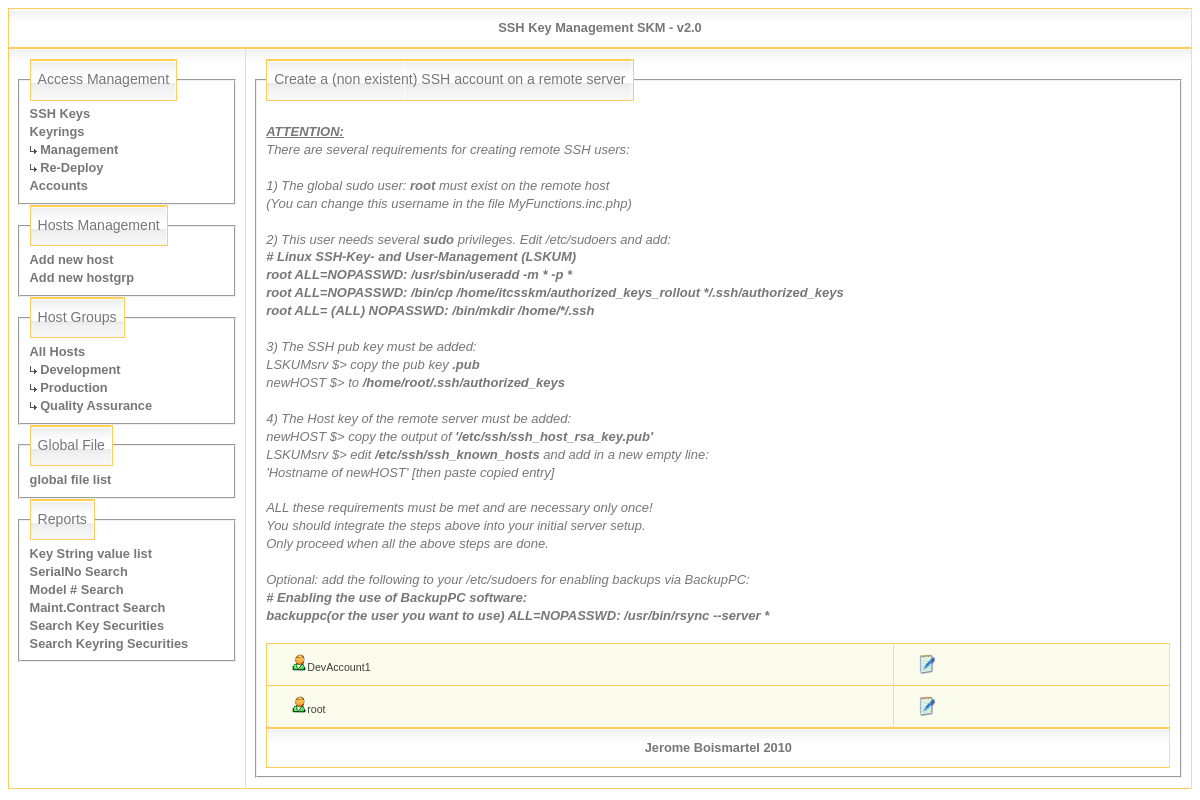
The page /createaccount.php on the database its author committed.
### tables this page shows
CREATE TABLE IF NOT EXISTS `groups` (
  `id` int(11) NOT NULL auto_increment,
  `name` varchar(255) NOT NULL default '',
  PRIMARY KEY  (`id`)
);

CREATE TABLE IF NOT EXISTS `accounts` (
  `id` int(11) NOT NULL auto_increment,
  `name` varchar(20) NOT NULL default '',
  PRIMARY KEY  (`id`)
);

### createaccount.php (the view, shortened to what this page needs)
<?php
include('MyFunctions.inc.php');
$id = $_GET['id'];
if( empty($id) )
{
?>
<html>
<head>
</head>
<body>
<?php start_main_frame(); ?>
<?php start_left_pane(); ?>
<?php display_menu(); ?>
<?php end_left_pane(); ?>
<?php start_right_pane(); ?>
   <fieldset><legend>Create a (non existent) SSH account on a remote server</legend>
   <table class='detail'>
    <?php
    $result = mysql_query( "SELECT * FROM `accounts` ORDER BY `name`" )
                         or die (mysql_error()."<br>Couldn't execute query: $query");
    $nr = mysql_num_rows( $result );
	?>
        <i><font size=2><br>
        <u><b>ATTENTION:</b></u><br>
        There are several requirements for creating remote SSH users:<br>
        <br>
        1) The global sudo user:<b> <? echo $GLOBALS['sudousr']; ?> </b> must exist on the remote host<br>
        (You can change this username in the file MyFunctions.inc.php) <br>
        <br>
        2) This user needs several <b>sudo</b> privileges. Edit /etc/sudoers and add:<br>
	<b>
	# Linux SSH-Key- and User-Management (LSKUM)<br>
	<? echo $GLOBALS['sudousr']; ?>            ALL=NOPASSWD: /usr/sbin/useradd -m * -p *<br>
        <? echo $GLOBALS['sudousr']; ?>            ALL=NOPASSWD: /bin/cp /home/itcsskm/authorized_keys_rollout */.ssh/authorized_keys <br>
	<? echo $GLOBALS['sudousr']; ?>            ALL= (ALL) NOPASSWD: /bin/mkdir /home/*/.ssh <br>
	</b>
        <br>
        3) The SSH pub key must be added:<br>
        LSKUMsrv $> copy the pub key <b> <? echo $sudoident ?>.pub</b><br>
	newHOST $> to <b>/home/<? echo $GLOBALS['sudousr']; ?>/.ssh/authorized_keys</b><br>
        <br>
        4) The Host key of the remote server must be added: <br>
        newHOST $> copy the output of <b>'/etc/ssh/ssh_host_rsa_key.pub'</b><br>
        LSKUMsrv $> edit <b>/etc/ssh/ssh_known_hosts</b> and add in a new empty line:<br>
        'Hostname of newHOST' [then paste copied entry] <br><br>
        ALL these requirements must be met and are necessary only once! <br>
        You should integrate the steps above into your initial server setup.<br>
        Only proceed when all the above steps are done.<br><br>
	Optional: add the following to your /etc/sudoers for enabling backups via BackupPC:<br>
	<b>
	# Enabling the use of BackupPC software: <br>
	backuppc(or the user you want to use)        ALL=NOPASSWD: /usr/bin/rsync --server *
	</b><br><br>
        </i></font>
	<?
    if(empty($nr)) {
      echo("<tr><td class='detail1'>No Account found. You have to create one under \"Accounts\" first</td><td class='detail2'></td></tr>\n");
    }
    else {
      while( $row = mysql_fetch_array( $result ))
      {
        $name = $row["name"];
        echo("<tr>\n");
	echo("  <td class='detail1'><img src='images/mister.gif'>$name</td>\n");
	echo("  <td class='detail1'><a href='decrypt_key.php?action=createaccount_action&name=$name'><img src=\"images/edit.gif\" border=0 alt=\"Edit\"></a></td>\n");
	echo("</tr>\n");
      }
    }
  ?>
  </fieldset>
<? end_right_pane(); ?>
<? end_main_frame(); ?>
</body>
</html>
<?
}
?>

### MyFunctions.inc.php (shortened to what this page needs)
<?php
function start_main_frame(){
    echo("<table><th><center>SSH Key Management SKM - v2.0</center></th></table>\n");
    echo("<table width='100%'>\n");
    echo("  <tr valign='top'>\n");
}
function end_main_frame(){
    echo("  </tr>\n");
    echo("</table>\n");
    echo("<table><th><center>Jerome Boismartel 2010</center></th></table>\n");
}
function start_left_pane(){
    echo("    <td width='20%'>\n");
}
function end_left_pane(){
    echo("    </td>\n");
}
function start_right_pane(){
    echo("    <td width='80%'>\n");
}
function end_right_pane(){
    echo("    </td>\n");
}
function display_menu(){
    echo("      <fieldset><legend>Access Management</legend>\n");
    echo("        <a href='keys.php'>SSH Keys</a><br>\n");
    echo("        <a href='keyrings.php'>Keyrings</a><br>\n");
    echo("        <a href='keyrings.php'><img src='images/arrowbright.gif'> Management</a><br>\n");
    echo("        <a href='choose_keyring.php'><img src='images/arrowbright.gif'> Re-Deploy</a><br>\n");
    echo("        <a href='accounts.php'>Accounts</a><br>\n");
    echo("      </fieldset>\n");
    echo("      <fieldset><legend>Hosts Management</legend>\n");
    echo("        <a href='hosts_setup.php'>Add new host</a><br>\n");
    echo("        <a href='groups.php'>Add new hostgrp</a><br>\n");
    echo("      </fieldset>\n");
    echo("      <fieldset><legend>Host Groups</legend>\n");
	echo("        <a href='show_all_hosts.php'>All Hosts</a><br>\n");
        $hostgroup = mysql_query( "SELECT * FROM `groups` ORDER BY `name`" )
                         or die (mysql_error()."<br>Couldn't execute query: $query");
        $hostgroup_nr = mysql_num_rows( $hostgroup );
        if (!empty($hostgroup_nr)) {
              while( $hostgroup_row = mysql_fetch_array( $hostgroup ))
              {
                        $name = $hostgroup_row["name"];
                        $id_hostgroup = $hostgroup_row["id"];
		echo("          <a href=\"hosts-view.php?id_hostgroup=$id_hostgroup\"><img src='images/arrowbright.gif'> $name</a><br>\n");
                }
        }
    echo("      </fieldset>\n");
    echo("      <fieldset><legend>Global File</legend>\n");
    echo("        <a href='globalfile.php'>global file list</a><br>\n");
    echo("      </fieldset>\n");
    echo("      <fieldset><legend>Reports</legend>\n");
    echo("        <a href='view_keys.php'>Key String value list</a><br>\n");
    echo("        <a href='serial_search.php'>SerialNo Search</a><br>\n");
    echo("        <a href='model_search.php'>Model # Search</a><br>\n");
    echo("        <a href='contract_search.php'>Maint.Contract Search</a><br>\n");
    echo("        <a href='search_key_securities.php'>Search Key Securities</a><br>\n");
    echo("        <a href='search_keyring_securities.php'>Search Keyring Securities</a><br>\n");
    echo("      </fieldset>\n");
}
?>

### skm.css (style rules this page uses)
table { width: 100%; border-collapse:collapse; border:1px solid #FFCA5E; }
legend { font-size: 1.1em; line-height: 1.4em; font-family: Arial, Helvetica, sans-serif; color: #777777; padding: 10px 7px; text-align: left; background: url('images/bg_caption_clean.jpg') right top; border: 1px solid #FFCA5E; }
tbody tr { background: url('images/bg_td1.jpg') repeat-x top; line-height: 0.8em; }
tbody th,td { font-size: 0.8em; line-height: 1.4em; font-family: Arial, Helvetica, sans-serif; color: #777777; padding: 10px 7px; border-top: 1px solid #FFCA5E; border-right: 1px solid #DDDDDD; text-align: left; }
a { color: #777777; font-weight: bold; text-decoration: none; }
img { border: none; }
table.detail td.detail1 { border-bottom: 1px #6699CC dotted; text-align: left; font-size: 8pt; color: #404040; background-color: #fcfcec; padding-left: 25px; line-height : 12pt; }

### rows shown on the page
groups: name "Development"
groups: name "Production"
groups: name "Quality Assurance"
accounts: name "DevAccount1"
accounts: name "root"

### other values the page prints
$GLOBALS['sudousr'] "root"
